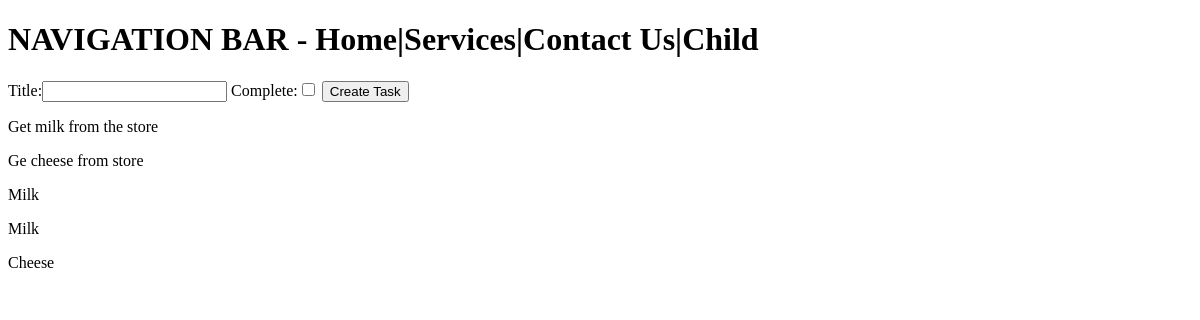
The app's page /, older data.
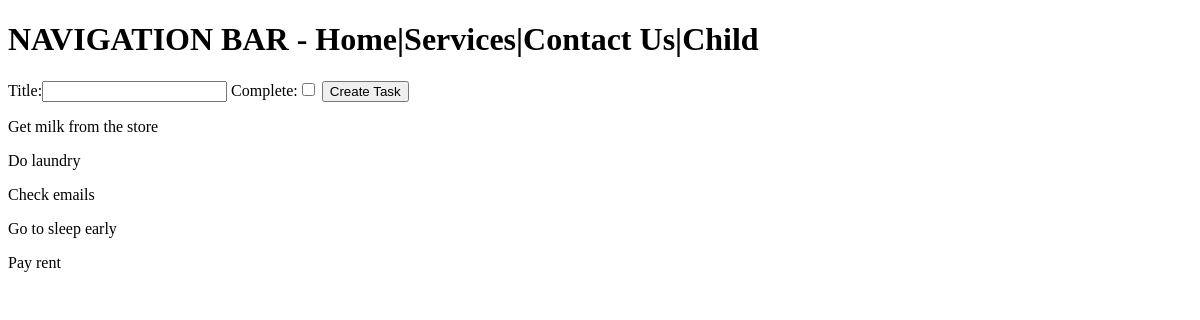
The same page, newer data.
### list/models.py (models this page shows)
class Task(models.Model):
    title = models.CharField(max_length = 200)
    complete = models.BooleanField(default = False)
    created = models.DateTimeField(auto_now_add = True)
    def __str__(self):
        return self.title

### list/views.py (the view)
# urls.py: path('', views.index, name='tasks'),
def index(request):
    tasks = Task.objects.all()
    form = TaskForm()
    if request.method == 'POST':
        form = TaskForm(request.POST)
        if form.is_valid():
            form.save()
        return redirect('/')
    context = {'tasks': tasks, 'form': form}
    return render(request, 'list/services.html', context)

### list/forms.py
class TaskForm(forms.ModelForm):
    class Meta:
        model = Task
        fields = "__all__"

### list/templates/list/services.html (shortened to what this page needs)
{% include 'list/template.html' %}
<form method="POST" action="/">
    {{form}}
    <input type="submit" value="Create Task">
</form>
{% for task in tasks %}
    <p>{{task}}</p>
{% endfor %}

### list/templates/list/template.html (shortened to what this page needs)
<!DOCTYPE html>
<html>
    <head>
    </head>
    <body>
        <h1>NAVIGATION BAR - Home|Services|Contact Us|Child</h1>
    </body>
</html>

Row changes from the older to the newer data that the page shows:
removed Task: title "Ge cheese from store"
removed Task: title "Milk"
removed Task: title "Milk"
removed Task: title "Cheese"
added Task: title "Do laundry"
added Task: title "Check emails"
added Task: title "Go to sleep early"
added Task: title "Pay rent"
